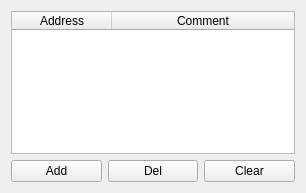
<?xml version="1.0" encoding="UTF-8"?>
<ui version="4.0">
 <class>Bookmarks::Bookmarks</class>
 <widget class="QWidget" name="Bookmarks">
  <property name="geometry">
   <rect>
    <x>0</x>
    <y>0</y>
    <width>306</width>
    <height>193</height>
   </rect>
  </property>
  <property name="windowTitle">
   <string>Form</string>
  </property>
  <layout class="QGridLayout" name="gridLayout">
   <item row="0" column="0" colspan="3">
    <widget class="QTableWidget" name="tableWidget">
     <property name="contextMenuPolicy">
      <enum>Qt::CustomContextMenu</enum>
     </property>
     <property name="editTriggers">
      <set>QAbstractItemView::NoEditTriggers</set>
     </property>
     <property name="selectionMode">
      <enum>QAbstractItemView::SingleSelection</enum>
     </property>
     <property name="selectionBehavior">
      <enum>QAbstractItemView::SelectRows</enum>
     </property>
     <property name="wordWrap">
      <bool>false</bool>
     </property>
     <property name="cornerButtonEnabled">
      <bool>false</bool>
     </property>
     <attribute name="horizontalHeaderStretchLastSection">
      <bool>true</bool>
     </attribute>
     <attribute name="verticalHeaderVisible">
      <bool>false</bool>
     </attribute>
     <column>
      <property name="text">
       <string>Address</string>
      </property>
     </column>
     <column>
      <property name="text">
       <string>Comment</string>
      </property>
     </column>
    </widget>
   </item>
   <item row="1" column="0">
    <widget class="QPushButton" name="btnAdd">
     <property name="text">
      <string>Add</string>
     </property>
     <property name="icon">
      <iconset theme="list-add"/>
     </property>
    </widget>
   </item>
   <item row="1" column="1">
    <widget class="QPushButton" name="btnDel">
     <property name="text">
      <string>Del</string>
     </property>
     <property name="icon">
      <iconset theme="list-remove"/>
     </property>
    </widget>
   </item>
   <item row="1" column="2">
    <widget class="QPushButton" name="btnClear">
     <property name="text">
      <string>Clear</string>
     </property>
     <property name="icon">
      <iconset theme="edit-clear-list"/>
     </property>
    </widget>
   </item>
  </layout>
 </widget>
 <resources/>
 <connections/>
</ui>
